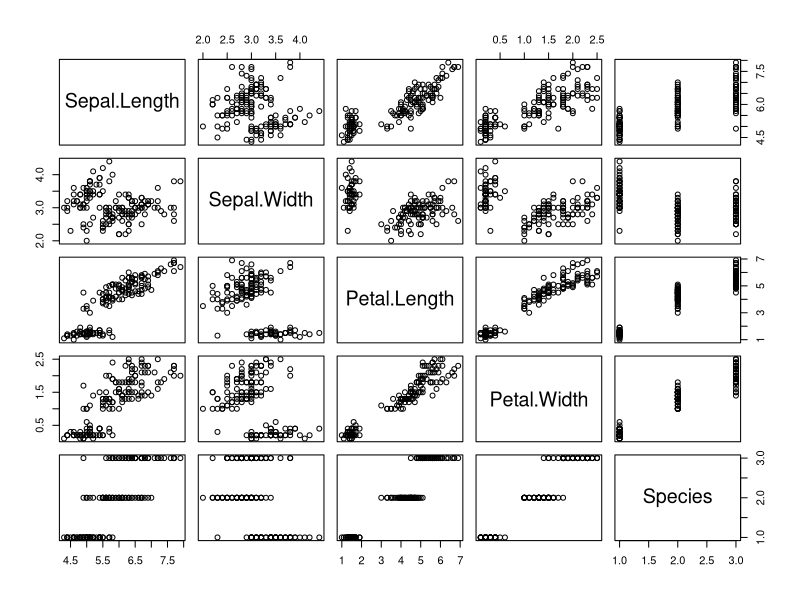
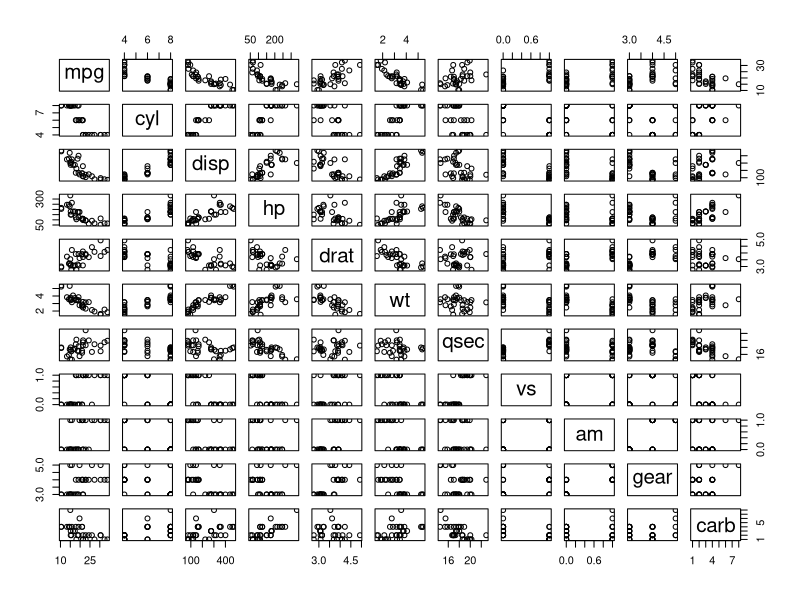

Write R code to recreate these figures, in order.
## ---- chunk 1
knitr::opts_chunk$set(echo = TRUE,
                      eval = TRUE,
                      fig.align = "left")
## ---- chunk 2
plot(iris)
## ---- chunk 3
plot(mtcars)
